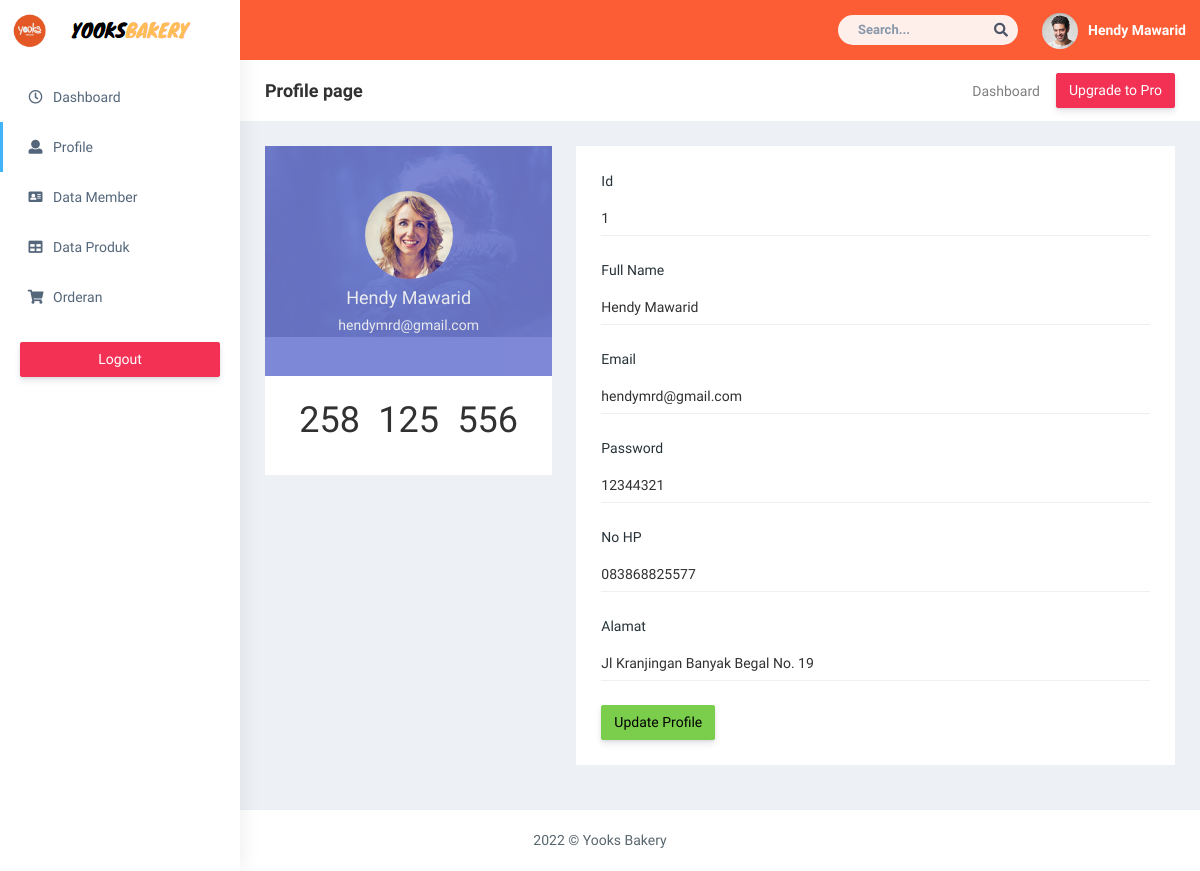
The page /admin-dashboard/profile.php (signed in) on the database its author committed.
### tables this page shows
CREATE TABLE `user_detail` (
  `id_user` int(255) NOT NULL,
  `user_fullname` varchar(255) NOT NULL,
  `user_telp` varchar(255) NOT NULL,
  `user_alamat` varchar(255) NOT NULL,
  `user_email` varchar(255) NOT NULL,
  `user_password` varchar(255) NOT NULL,
  `level` tinyint(4) NOT NULL
);

### admin-dashboard/profile.php (the view, shortened to what this page needs)
<?php
require("koneksi.php");
$sesID = $_SESSION['id'];
$sesName = $_SESSION['name'];
$sesEmail = $_SESSION['email'];
$query = "SELECT * FROM user_detail WHERE id_user = $sesID";
$result = mysqli_query($koneksi, $query);
while ($row = mysqli_fetch_array($result)){
$userPass = $row['user_password'];
$userFullname =  $row['user_fullname'];
$userTelp = $row['user_telp'];
$userMail = $row['user_email'];
$userAlamat = $row['user_alamat'];
}
?>
<!DOCTYPE html>
<html dir="ltr" lang="en">
<head>
   <link href="css/style.min.css" rel="stylesheet">
</head>
<body>
    <div id="main-wrapper" data-layout="vertical" data-navbarbg="skin5" data-sidebartype="full"
        data-sidebar-position="absolute" data-header-position="absolute" data-boxed-layout="full">
        <header class="topbar" data-navbarbg="skin5">
            <nav class="navbar top-navbar navbar-expand-md navbar-dark">
                <div class="navbar-header" data-logobg="skin6">
                    <a class="navbar-brand" href="dashboard.php">
                        <b class="logo-icon">
                            <img src="plugins/images/yooks-icon.png" alt="homepage" />
                        </b>
                        <span class="logo-text">
                            <img src="plugins/images/yooks-text.png" alt="homepage" />
                        </span>
                    </a>
                </div>
                <div class="navbar-collapse collapse" id="navbarSupportedContent" data-navbarbg="skin5" style="background-color:#fc5d35;">
                    <ul class="navbar-nav ms-auto d-flex align-items-center">
                        <li class=" in">
                            <form role="search" class="app-search d-none d-md-block me-3">
                                <input type="text" placeholder="Search..." class="form-control mt-0">
                                <a href="" class="active">
                                    <i class="fa fa-search"></i>
                                </a>
                            </form>
                        </li>
                        <li>
                            <a class="profile-pic" href="#">
                                <img src="plugins/images/users/varun.jpg" alt="user-img" width="36"
                                    class="img-circle"><span class="text-white font-medium"><?php echo $sesName?></span></a>
                        </li>
                    </ul>
                </div>
            </nav>
        </header>
        <aside class="left-sidebar" data-sidebarbg="skin6">
            <div class="scroll-sidebar">
                <nav class="sidebar-nav">
                    <ul id="sidebarnav">
                        <li class="sidebar-item pt-2">
                            <a class="sidebar-link waves-effect waves-dark sidebar-link" href="dashboard.php"
                                aria-expanded="false">
                                <i class="far fa-clock" aria-hidden="true"></i>
                                <span class="hide-menu">Dashboard</span>
                            </a>
                        </li>
                        <li class="sidebar-item">
                            <a class="sidebar-link waves-effect waves-dark sidebar-link" href="profile.php"
                                aria-expanded="false">
                                <i class="fa fa-user" aria-hidden="true"></i>
                                <span class="hide-menu">Profile</span>
                            </a>
                        </li>
                        <li class="sidebar-item">
                            <a class="sidebar-link waves-effect waves-dark sidebar-link" href="data_member.php"
                                aria-expanded="false">
                                <i class="fa fa-address-card" aria-hidden="true"></i>
                                <span class="hide-menu">Data Member</span>
                            </a>
                        </li>
                        <li class="sidebar-item">
                            <a class="sidebar-link waves-effect waves-dark sidebar-link" href="data_produk.php"
                                aria-expanded="false">
                                <i class="fa fa-table" aria-hidden="true"></i>
                                <span class="hide-menu">Data Produk</span>
                            </a>
                        </li>
                        <li class="sidebar-item">
                            <a class="sidebar-link waves-effect waves-dark sidebar-link" href="orderan.php"
                                aria-expanded="false">
                                <i class="fa fa-shopping-cart" aria-hidden="true"></i>
                                <span class="hide-menu">Orderan</span>
                            </a>
                        </li>
                        <li class="text-center p-20 upgrade-btn">
                            <a href="/YooksBakery/user-dashboard/logout.php"
                                class="btn d-grid btn-danger text-white">
                                Logout</a>
                        </li>
                    </ul>
                </nav>
            </div>
        </aside>
        <div class="page-wrapper">
            <div class="page-breadcrumb bg-white">
                <div class="row align-items-center">
                    <div class="col-lg-3 col-md-4 col-sm-4 col-xs-12">
                        <h4 class="page-title">Profile page</h4>
                    </div>
                    <div class="col-lg-9 col-sm-8 col-md-8 col-xs-12">
                        <div class="d-md-flex">
                            <ol class="breadcrumb ms-auto">
                                <li><a href="#" class="fw-normal">Dashboard</a></li>
                            </ol>
                            <a href="https://www.wrappixel.com/templates/ampleadmin/" target="_blank"
                                class="btn btn-danger  d-none d-md-block pull-right ms-3 hidden-xs hidden-sm waves-effect waves-light text-white">Upgrade
                                to Pro</a>
                        </div>
                    </div>
                </div>
            </div>
            <div class="container-fluid">
                <div class="row">
                    <div class="col-lg-4 col-xlg-3 col-md-12">
                        <div class="white-box">
                            <div class="user-bg"> <img width="100%" alt="user" src="plugins/images/large/img1.jpg">
                                <div class="overlay-box">
                                    <div class="user-content">
                                        <a href="javascript:void(0)"><img src="plugins/images/users/genu.jpg"
                                                class="thumb-lg img-circle" alt="img"></a>
                                        <h4 class="text-white mt-2"><?php echo $sesName?></h4>
                                        <h5 class="text-white mt-2"><?php echo $sesEmail?></h5>
                                    </div>
                                </div>
                            </div>
                            <div class="user-btm-box mt-5 d-md-flex">
                                <div class="col-md-4 col-sm-4 text-center">
                                    <h1>258</h1>
                                </div>
                                <div class="col-md-4 col-sm-4 text-center">
                                    <h1>125</h1>
                                </div>
                                <div class="col-md-4 col-sm-4 text-center">
                                    <h1>556</h1>
                                </div>
                            </div>
                        </div>
                    </div>
                    <div class="col-lg-8 col-xlg-9 col-md-12">
                        <div class="card">
                            <div class="card-body">
                                <form class="form-horizontal form-material" action="profile.php" method="POST">
                                    <div class="form-group mb-4">
                                        <label class="col-md-12 p-0">Id</label>
                                        <div class="col-md-12 border-bottom p-0">
                                            <input type="text" value="<?php echo $sesID?>" name="txt_id" class="form-control p-0 border-0" readonly></div>
                                    </div>
                                    <div class="form-group mb-4">
                                        <label class="col-md-12 p-0">Full Name</label>
                                        <div class="col-md-12 border-bottom p-0">
                                            <input type="text" value="<?php echo $userFullname?>" name="txt_name" class="form-control p-0 border-0"> </div>
                                    </div>
                                    <div class="form-group mb-4">
                                        <label class="col-md-12 p-0">Email</label>
                                        <div class="col-md-12 border-bottom p-0">
                                            <input type="email" value="<?php echo $userMail?>" name="txt_email" class="form-control p-0 border-0">
                                        </div>
                                    </div>
                                    <div class="form-group mb-4">
                                        <label class="col-md-12 p-0">Password</label>
                                        <div class="col-md-12 border-bottom p-0">
                                            <input type="text" value="<?php echo $userPass?>" name="txt_pass" class="form-control p-0 border-0">
                                        </div>
                                    </div>
                                    <div class="form-group mb-4">
                                        <label class="col-md-12 p-0">No HP</label>
                                        <div class="col-md-12 border-bottom p-0">
                                            <input type="text" value="<?php echo $userTelp?>" name = "txt_telp" class="form-control p-0 border-0">
                                        </div>
                                    </div>
                                    <div class="form-group mb-4">
                                        <label class="col-md-12 p-0">Alamat</label>
                                        <div class="col-md-12 border-bottom p-0">
                                            <input type="text" value="<?php echo $userAlamat?>" name = "txt_alamat" class="form-control p-0 border-0">
                                        </div>
                                    </div>
                                        <div class="col-sm-12">
                                            <button class="btn btn-success" name="update">Update Profile</button>
                                        </div>
                                    </div>
                            </div>
                        </div>
                    </div>
                </div>
            </div>
            <footer class="footer text-center"> 2022 © Yooks Bakery
            </footer>
        </div>
</body>
</html>

### rows shown on the page
user_detail: txt_name "Hendy Mawarid", txt_email "hendymrd@gmail.com", txt_pass "12344321", txt_telp "083868825577", txt_alamat "Jl Kranjingan Banyak Begal No. 19"

### other values the page prints
$sesName "Hendy Mawarid"
$sesEmail "hendymrd@gmail.com"
